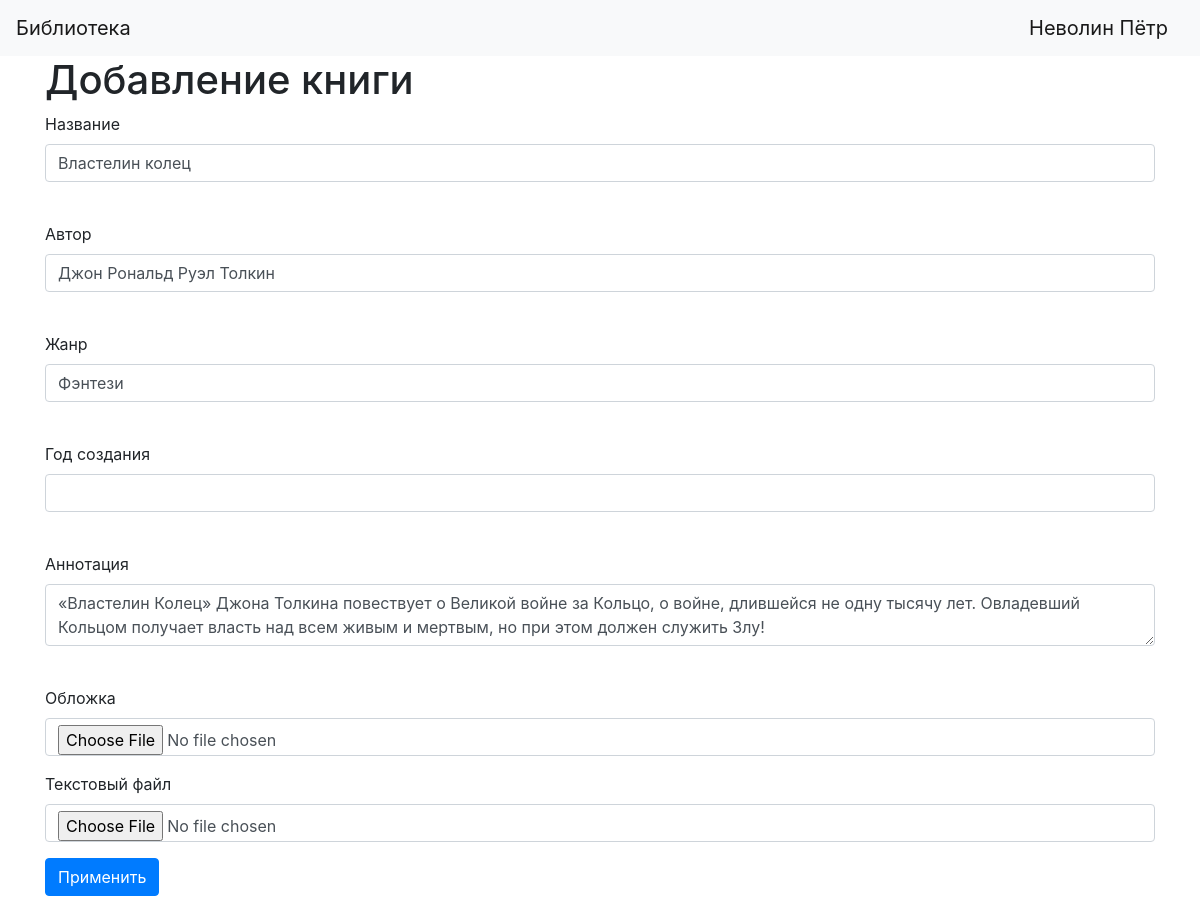
The app's page /book/1 (signed in), older data.
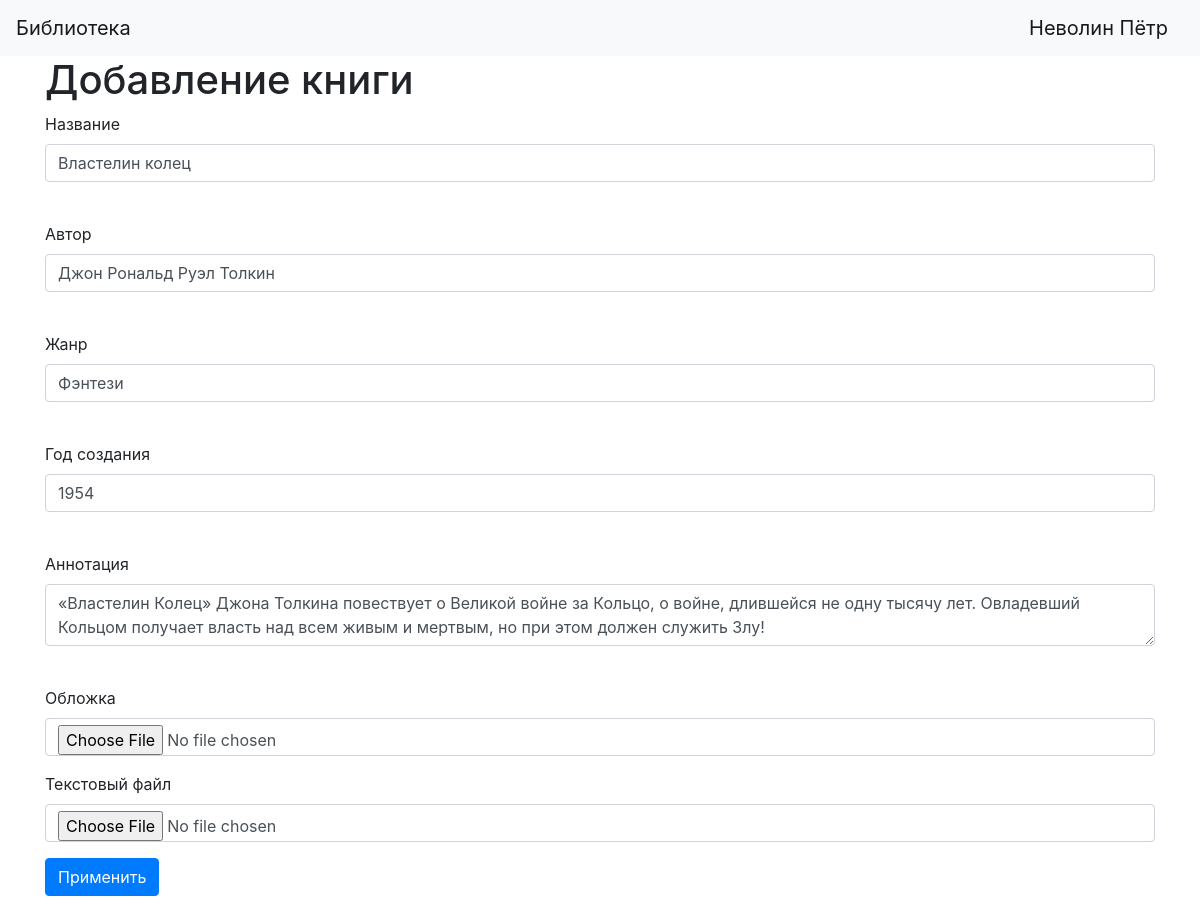
The same page, newer data.
### data/books.py (models this page shows)
class Book(SqlAlchemyBase, SerializerMixin):
    __tablename__ = 'books'
    id = sqlalchemy.Column(sqlalchemy.Integer, primary_key=True, autoincrement=True)
    title = sqlalchemy.Column(sqlalchemy.String)
    author = sqlalchemy.Column(sqlalchemy.String, nullable=True)
    annotation = sqlalchemy.Column(sqlalchemy.String, nullable=True)
    genre_id = sqlalchemy.Column(sqlalchemy.Integer, sqlalchemy.ForeignKey("genres.id"))
    created_date = sqlalchemy.Column(sqlalchemy.Integer, nullable=True)
    img_file = sqlalchemy.Column(sqlalchemy.String, nullable=True)
    text_file = sqlalchemy.Column(sqlalchemy.String)
    genre = orm.relation('Genre')

### main.py (the view, shortened to what this page needs)
@app.route('/book/<int:book_id>', methods=['GET', 'POST'])
@login_required
def edit_book(book_id):
    form = BookForm()
    if request.method == "GET":
        db_sess = db_session.create_session()
        book = db_sess.query(Book).filter(Book.id == book_id).first()
        if book:
            form.title.data = book.title
            form.author.data = book.author
            genre = db_sess.query(Genre).filter(Genre.id == book.genre_id).first()
            form.genre.data = genre.title
            form.created_date.data = book.created_date
            form.annotation.data = book.annotation
        else:
            abort(404)
    return render_template('book.html',
                           title='Редактирование книги',
                           form=form
                           )

### forms/book.py
class BookForm(FlaskForm):
    title = StringField('Название', validators=[DataRequired()])
    author = StringField('Автор', validators=[DataRequired()])
    genre = StringField('Жанр', validators=[DataRequired()])
    created_date = IntegerField('Год создания', validators=[DataRequired()])
    annotation = TextAreaField('Аннотация', validators=[DataRequired()])
    img_file = FileField('Обложка', validators=[DataRequired()])
    text_file = FileField('Текстовый файл', validators=[DataRequired()])
    submit = SubmitField('Применить')

### data/db_session.py (called while the page is built)
def create_session() -> Session:
    global __factory
    return __factory()

### main.py (called while the page is built)
@login_manager.user_loader
def load_user(user_id):
    db_sess = db_session.create_session()
    return db_sess.query(User).get(user_id)

### templates/book.html (shortened to what this page needs)
{% extends "base.html" %}
{% block content %}
<h1>Добавление книги</h1>
<form action="" method="post" enctype="multipart/form-data">
    <p>
        {{ form.title.label }}<br>
        {{ form.title(class="form-control") }}<br>
    </p>
    <p>
        {{ form.author.label }}<br>
        {{ form.author(class="form-control") }}<br>
    </p>
    <p>
        {{ form.genre.label }}<br>
        {{ form.genre(class="form-control") }}<br>
    </p>
    <p>
        {{ form.created_date.label }}<br>
        {{ form.created_date(class="form-control") }}<br>
    </p>
    <p>
        {{ form.annotation.label }}<br>
        {{ form.annotation(class="form-control") }}<br>
    </p>
    <p>
        {{ form.img_file.label }}<br>
        {{ form.img_file(class="form-control") }}
    </p>
    <p>
        {{ form.text_file.label }}<br>
        {{ form.text_file(class="form-control") }}
    </p>
    <p>{{ form.submit(type="submit", class="btn btn-primary") }}</p>
</form>
{% endblock %}

Row changes from the older to the newer data that the page shows:
changed Book "Властелин колец": created_date (not shown) → "1954"
